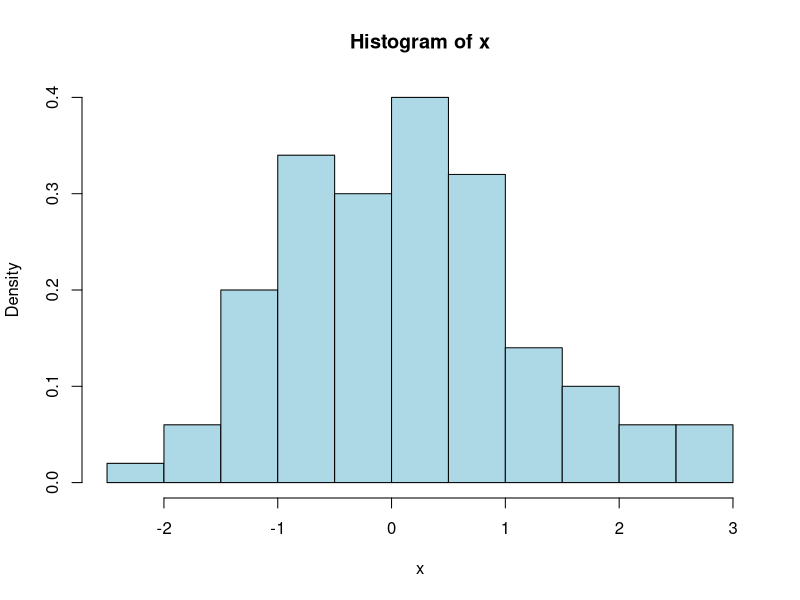
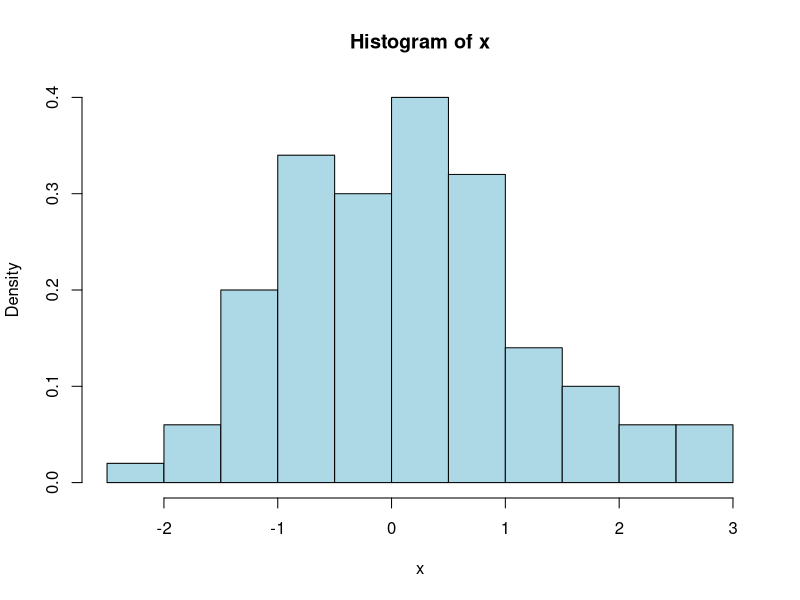

The R script that drew these images, in order:


## 	 library(cacheSweave)
## #Set cache directory (default is ".")
## setCacheDir("cache")
## # Process document:
## Sweave("mydocument.Rnw", driver = cacheSweaveDriver)







set.seed(20130404)
x <- rnorm(100)
hist(x, col="light blue", freq=FALSE)



set.seed(20130404)
x <- rnorm(100)
hist(x, col="light blue", freq=FALSE)



## library(slidify)
## ## Edit index.Rmd file
## # run slidify
## slidify("index.Rmd")


